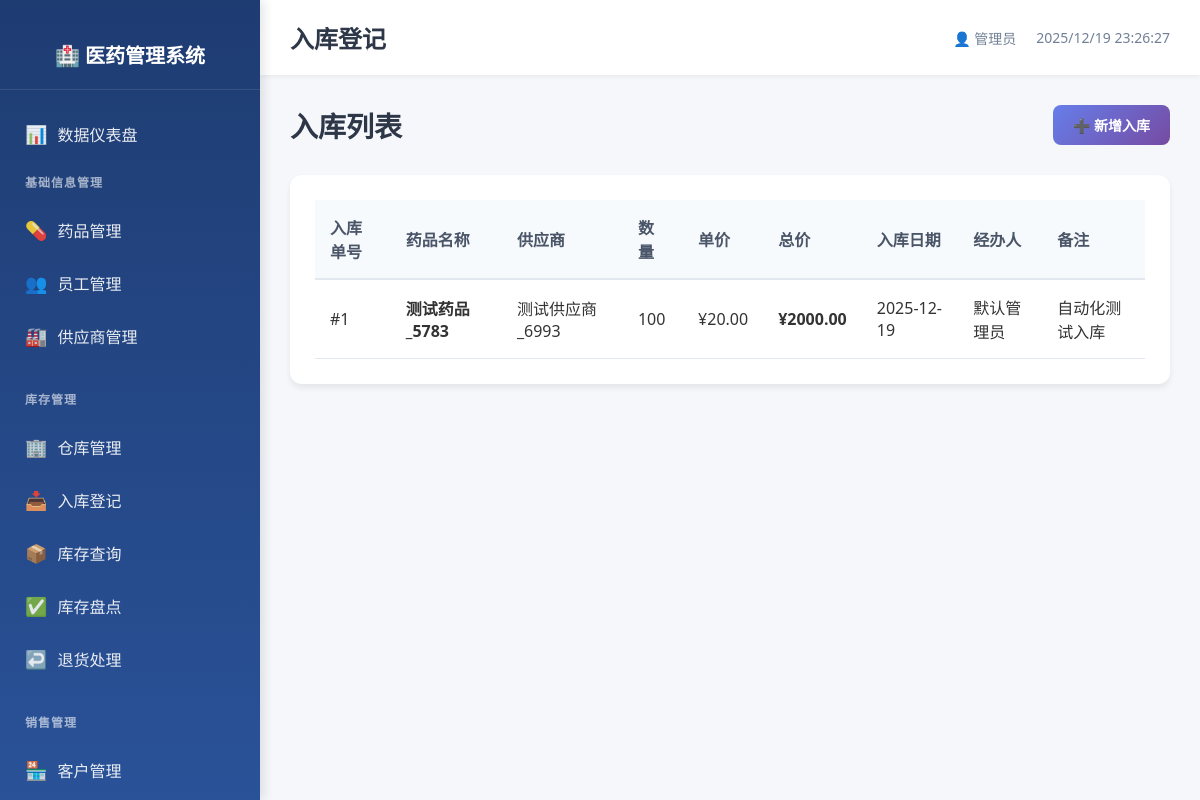
The page /inventory/stock_in on the database as committed earlier.
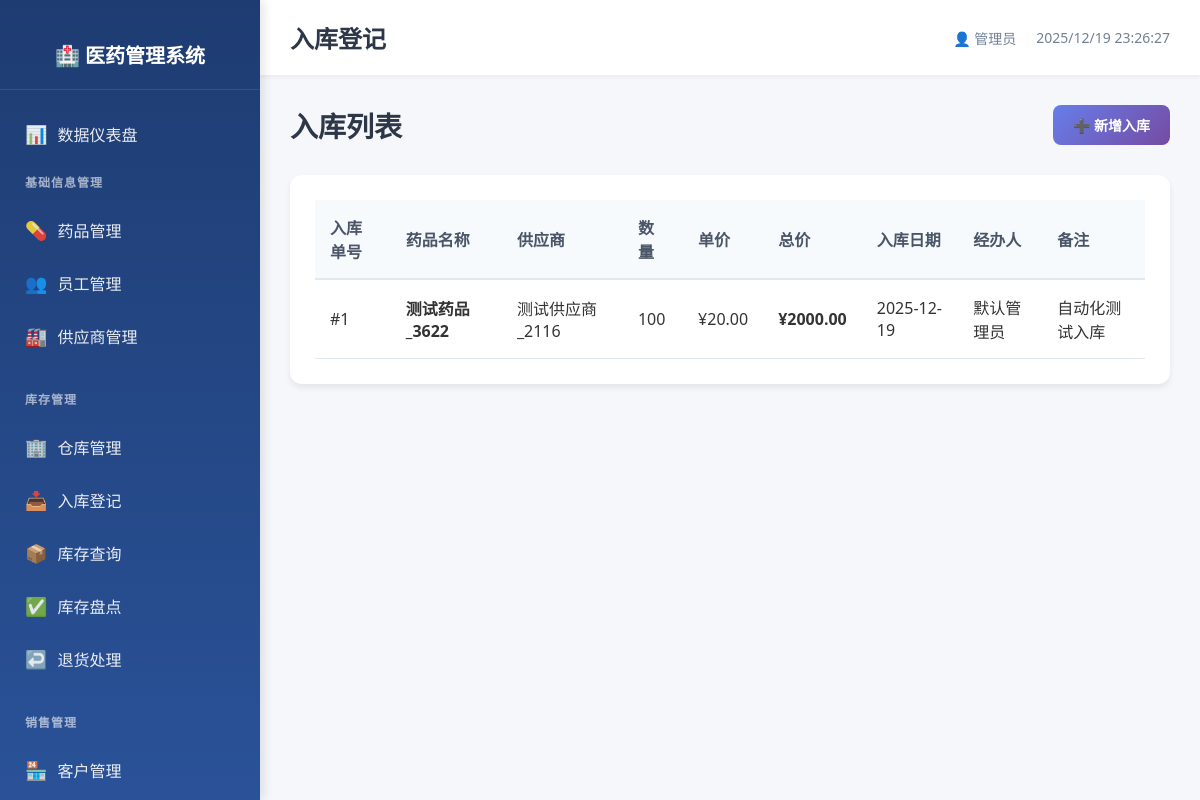
The same page on the database as committed later.
### models.py (models this page shows)
class StockIn(db.Model):
    __tablename__ = 'stock_in'
    stock_in_id = db.Column(db.Integer, primary_key=True, autoincrement=True)
    drug_id = db.Column(db.Integer, db.ForeignKey('drug_info.drug_id', ondelete='CASCADE'), nullable=False)
    supplier_id = db.Column(db.Integer, db.ForeignKey('supplier_info.supplier_id', ondelete='CASCADE'), nullable=False)
    quantity = db.Column(db.Integer, nullable=False)
    unit_price = db.Column(db.Numeric(10, 2), nullable=False)
    total_price = db.Column(db.Numeric(10, 2), nullable=False)
    stock_in_date = db.Column(db.Date, nullable=False)
    employee_id = db.Column(db.Integer, db.ForeignKey('employee_info.employee_id', ondelete='SET NULL'))
    remark = db.Column(db.String(200))
    create_time = db.Column(db.DateTime, default=datetime.now, nullable=False)

class DrugInfo(db.Model):
    __tablename__ = 'drug_info'
    drug_id = db.Column(db.Integer, primary_key=True, autoincrement=True)
    name = db.Column(db.String(100), nullable=False, index=True)
    spec = db.Column(db.String(100))
    manufacturer = db.Column(db.String(200))
    approval_number = db.Column(db.String(100), unique=True)
    category = db.Column(db.String(50))  # 处方/非处方
    unit = db.Column(db.String(20))
    purchase_price = db.Column(db.Numeric(10, 2), nullable=False)
    sale_price = db.Column(db.Numeric(10, 2), nullable=False)
    expiry_date = db.Column(db.Date)
    status = db.Column(db.String(20), default='在售', nullable=False)
    create_time = db.Column(db.DateTime, default=datetime.now, nullable=False)
    update_time = db.Column(db.DateTime, default=datetime.now, onupdate=datetime.now, nullable=False)

class SupplierInfo(db.Model):
    __tablename__ = 'supplier_info'
    supplier_id = db.Column(db.Integer, primary_key=True, autoincrement=True)
    name = db.Column(db.String(100), nullable=False, unique=True, index=True)
    contact = db.Column(db.String(100))
    phone = db.Column(db.String(20), unique=True, index=True)
    address = db.Column(db.String(200))
    qualification_no = db.Column(db.String(100), unique=True, index=True)
    create_time = db.Column(db.DateTime, default=datetime.now, nullable=False)
    update_time = db.Column(db.DateTime, default=datetime.now, onupdate=datetime.now, nullable=False)

class EmployeeInfo(db.Model):
    __tablename__ = 'employee_info'
    employee_id = db.Column(db.Integer, primary_key=True, autoincrement=True)
    name = db.Column(db.String(100), nullable=False, index=True)
    department = db.Column(db.String(100))
    position = db.Column(db.String(100))
    phone = db.Column(db.String(20), unique=True)
    hire_date = db.Column(db.Date)
    account = db.Column(db.String(50), unique=True, nullable=False)
    password = db.Column(db.String(200), nullable=False)
    status = db.Column(db.String(20), default='在职', nullable=False)
    create_time = db.Column(db.DateTime, default=datetime.now, nullable=False)
    update_time = db.Column(db.DateTime, default=datetime.now, onupdate=datetime.now, nullable=False)

### routes/inventory_mgmt.py (the view)
@inventory_bp.route('/stock_in')
def stock_in_list():
    stock_ins = db.session.query(StockIn, DrugInfo.name, SupplierInfo.name, EmployeeInfo.name).\
        join(DrugInfo, StockIn.drug_id == DrugInfo.drug_id).\
        join(SupplierInfo, StockIn.supplier_id == SupplierInfo.supplier_id).\
        join(EmployeeInfo, StockIn.employee_id == EmployeeInfo.employee_id).all()
    return render_template('inventory/stock_in_list.html', stock_ins=stock_ins)

### templates/inventory/stock_in_list.html (shortened to what this page needs)
{% extends "base.html" %}
{% block page_title %}入库登记{% endblock %}
{% block content %}
<div class="page-header">
    <h2>入库列表</h2>
    <a href="{{ url_for('inventory.stock_in_add') }}" class="btn btn-primary">
        ➕ 新增入库
    </a>
</div>
<div class="table-card">
    <table class="data-table">
        <thead>
            <tr>
                <th>入库单号</th>
                <th>药品名称</th>
                <th>供应商</th>
                <th>数量</th>
                <th>单价</th>
                <th>总价</th>
                <th>入库日期</th>
                <th>经办人</th>
                <th>备注</th>
            </tr>
        </thead>
        <tbody>
            {% for stock_in, drug_name, supplier_name, employee_name in stock_ins %}
            <tr>
                <td>#{{ stock_in.stock_in_id }}</td>
                <td><strong>{{ drug_name }}</strong></td>
                <td>{{ supplier_name }}</td>
                <td>{{ stock_in.quantity }}</td>
                <td>¥{{ "%.2f"|format(stock_in.unit_price) }}</td>
                <td><strong>¥{{ "%.2f"|format(stock_in.total_price) }}</strong></td>
                <td>{{ stock_in.stock_in_date }}</td>
                <td>{{ employee_name }}</td>
                <td>{{ stock_in.remark or '-' }}</td>
            </tr>
            {% endfor %}
        </tbody>
    </table>
</div>
{% endblock %}

Rows that differ between the two databases and show on the page:
changed StockIn "自动化测试入库": name "测试药品_5783" → "测试药品_3622"; name "测试供应商_6993" → "测试供应商_2116"
